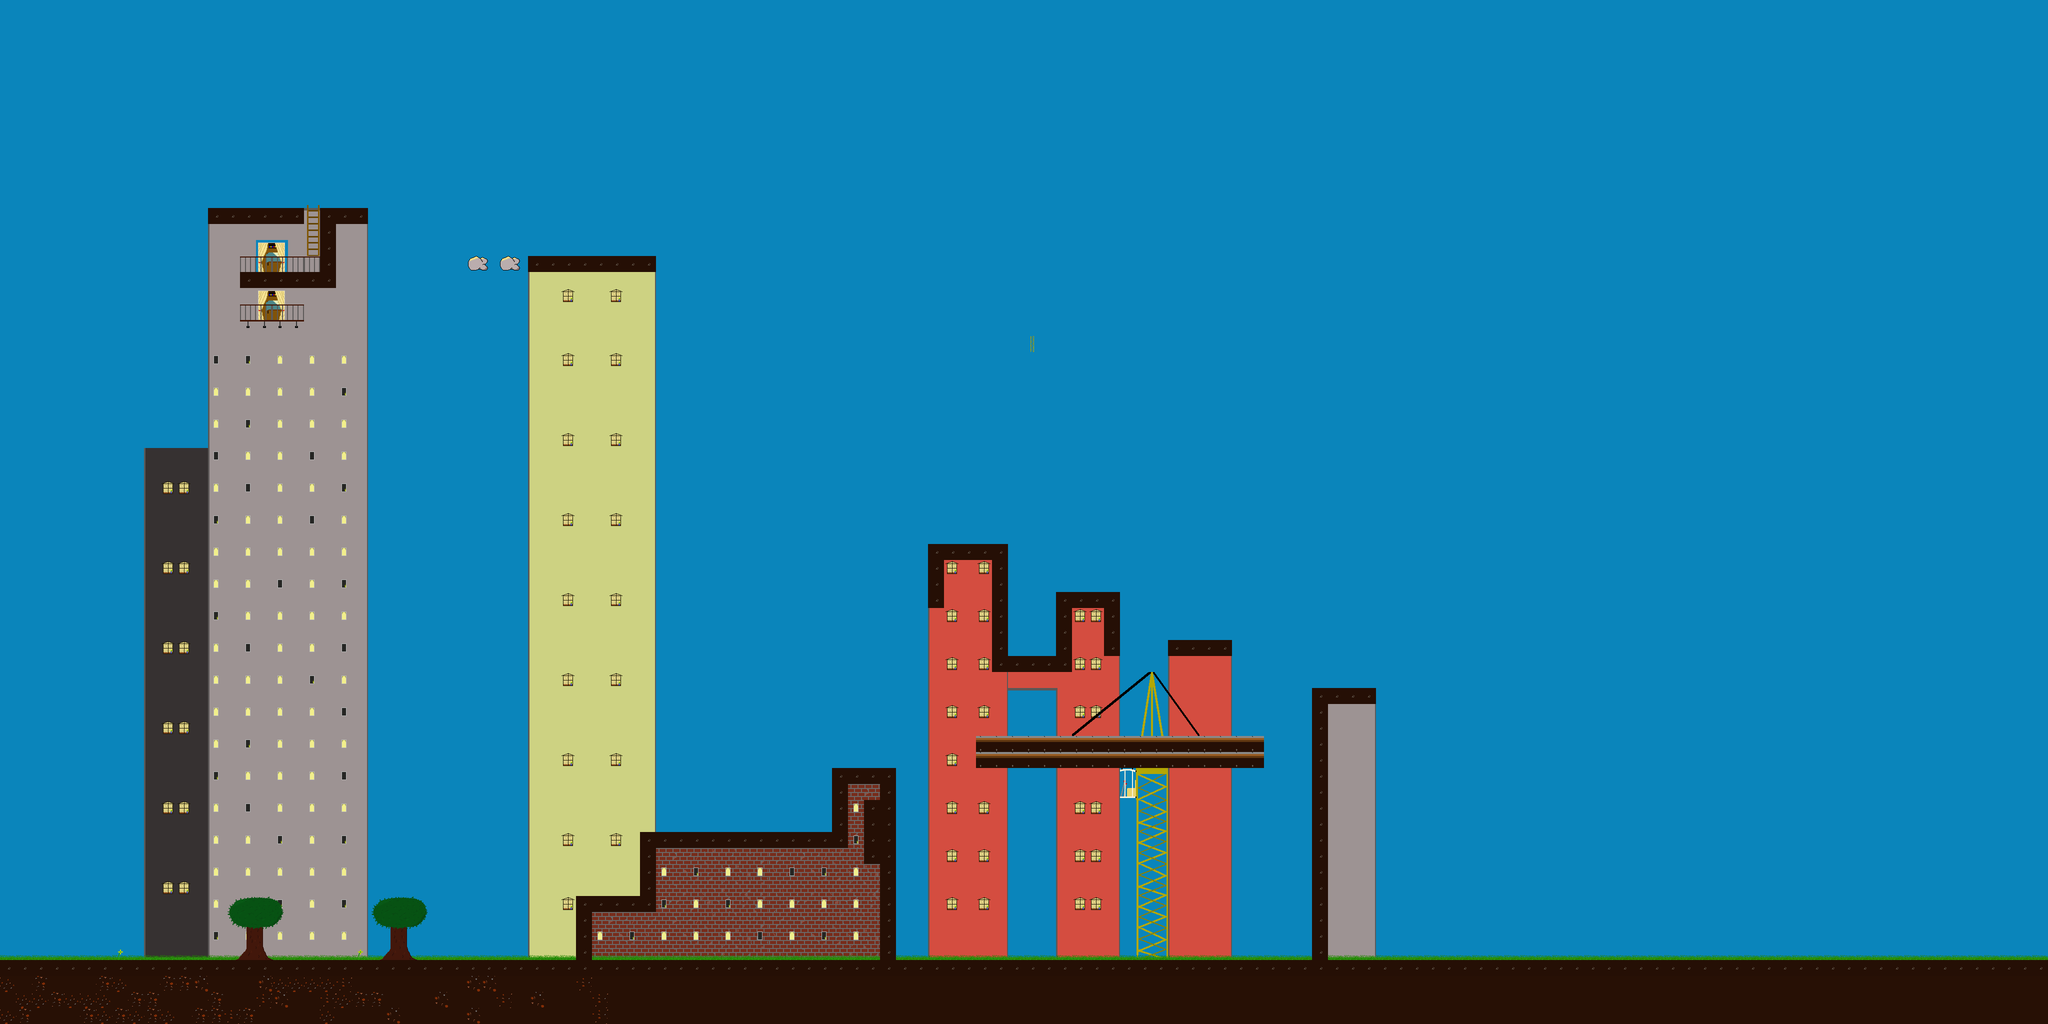

A 2D game scene composited from a Tiled map and its tileset images. What follows is a short description and the map's XML, with each tile layer's data collapsed to a summary:
An orthogonal 128x64 tile map with 32x32 px tiles, 11 tile layers (Base, Background city, Buildings, Building side walls, ...), 2 tilesets.

<map version="1.0" orientation="orthogonal" renderorder="right-down" width="128" height="64" tilewidth="32" tileheight="32" nextobjectid="1">
 <tileset firstgid="1" name="Outdoors" tilewidth="32" tileheight="32" tilecount="1024" columns="32">
  <image source="spriteSheets/outdoors.png" width="1024" height="1024" />
 </tileset>
 <tileset firstgid="1025" name="Buildings" tilewidth="32" tileheight="32" tilecount="1024" columns="32">
  <image source="spriteSheets/buildings.png" width="1024" height="1024" />
 </tileset>
 <layer name="Base" width="128" height="64">
  <data>[8192 cells, 8192 non-empty, 12 distinct tile ids]</data>
 </layer>
 <layer name="Background city" width="128" height="64">
  <data>[8192 cells, 312 non-empty, 6 distinct tile ids]</data>
 </layer>
 <layer name="Buildings" width="128" height="64">
  <data>[8192 cells, 1037 non-empty, 55 distinct tile ids]</data>
 </layer>
 <layer name="Building side walls" width="128" height="64">
  <data>[8192 cells, 400 non-empty, 4 distinct tile ids]</data>
 </layer>
 <layer name="Building top walls" width="128" height="64">
  <data>[8192 cells, 61 non-empty, 2 distinct tile ids]</data>
 </layer>
 <layer name="Building windows" width="128" height="64">
  <data>[8192 cells, 199 non-empty, 8 distinct tile ids]</data>
 </layer>
 <layer name="Building add ons" width="128" height="64">
  <data>[8192 cells, 24 non-empty, 7 distinct tile ids]</data>
 </layer>
 <layer name="Crane" width="128" height="64">
  <data>[8192 cells, 98 non-empty, 82 distinct tile ids]</data>
 </layer>
 <layer name="Grass" width="128" height="64">
  <data>[8192 cells, 128 non-empty, 1 distinct tile ids]</data>
 </layer>
 <layer name="Plants" width="128" height="64">
  <data>[8192 cells, 91 non-empty, 23 distinct tile ids]</data>
 </layer>
 <layer name="Collisions" width="128" height="64">
  <data>[8192 cells, 289 non-empty, 2 distinct tile ids]</data>
 </layer>
</map>